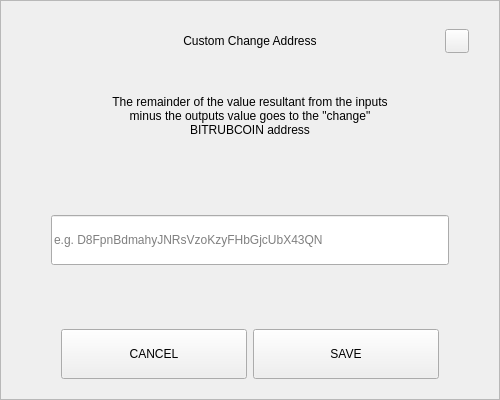
<?xml version="1.0" encoding="UTF-8"?>
<ui version="4.0">
 <class>SendChangeAddressDialog</class>
 <widget class="QDialog" name="SendChangeAddressDialog">
  <property name="geometry">
   <rect>
    <x>0</x>
    <y>0</y>
    <width>500</width>
    <height>400</height>
   </rect>
  </property>
  <property name="windowTitle">
   <string notr="true">N/A</string>
  </property>
  <layout class="QVBoxLayout" name="verticalLayout">
   <property name="spacing">
    <number>0</number>
   </property>
   <property name="leftMargin">
    <number>0</number>
   </property>
   <property name="topMargin">
    <number>0</number>
   </property>
   <property name="rightMargin">
    <number>0</number>
   </property>
   <property name="bottomMargin">
    <number>0</number>
   </property>
   <item>
    <widget class="QFrame" name="frame">
     <property name="styleSheet">
      <string notr="true"/>
     </property>
     <property name="frameShape">
      <enum>QFrame::StyledPanel</enum>
     </property>
     <property name="frameShadow">
      <enum>QFrame::Raised</enum>
     </property>
     <layout class="QVBoxLayout" name="verticalLayout_2" stretch="0,0,0,0,0,0,0">
      <property name="spacing">
       <number>0</number>
      </property>
      <property name="leftMargin">
       <number>30</number>
      </property>
      <property name="topMargin">
       <number>20</number>
      </property>
      <property name="rightMargin">
       <number>30</number>
      </property>
      <property name="bottomMargin">
       <number>20</number>
      </property>
      <item>
       <layout class="QHBoxLayout" name="horizontalLayout_3">
        <property name="spacing">
         <number>0</number>
        </property>
        <item>
         <spacer name="horizontalSpacer_2">
          <property name="orientation">
           <enum>Qt::Horizontal</enum>
          </property>
          <property name="sizeHint" stdset="0">
           <size>
            <width>40</width>
            <height>20</height>
           </size>
          </property>
         </spacer>
        </item>
        <item>
         <widget class="QLabel" name="labelTitle">
          <property name="minimumSize">
           <size>
            <width>0</width>
            <height>40</height>
           </size>
          </property>
          <property name="maximumSize">
           <size>
            <width>16777215</width>
            <height>40</height>
           </size>
          </property>
          <property name="styleSheet">
           <string notr="true">padding-left:24px;</string>
          </property>
          <property name="text">
           <string>Custom Change Address</string>
          </property>
          <property name="alignment">
           <set>Qt::AlignCenter</set>
          </property>
          <property name="margin">
           <number>7</number>
          </property>
         </widget>
        </item>
        <item>
         <spacer name="horizontalSpacer">
          <property name="orientation">
           <enum>Qt::Horizontal</enum>
          </property>
          <property name="sizeHint" stdset="0">
           <size>
            <width>40</width>
            <height>20</height>
           </size>
          </property>
         </spacer>
        </item>
        <item>
         <widget class="QPushButton" name="btnEsc">
          <property name="minimumSize">
           <size>
            <width>24</width>
            <height>24</height>
           </size>
          </property>
          <property name="maximumSize">
           <size>
            <width>24</width>
            <height>24</height>
           </size>
          </property>
          <property name="focusPolicy">
           <enum>Qt::NoFocus</enum>
          </property>
          <property name="text">
           <string/>
          </property>
         </widget>
        </item>
       </layout>
      </item>
      <item>
       <spacer name="verticalSpacer_2">
        <property name="orientation">
         <enum>Qt::Vertical</enum>
        </property>
        <property name="sizeType">
         <enum>QSizePolicy::Fixed</enum>
        </property>
        <property name="sizeHint" stdset="0">
         <size>
          <width>20</width>
          <height>20</height>
         </size>
        </property>
       </spacer>
      </item>
      <item alignment="Qt::AlignHCenter">
       <widget class="QLabel" name="labelMessage">
        <property name="minimumSize">
         <size>
          <width>0</width>
          <height>70</height>
         </size>
        </property>
        <property name="text">
         <string>The remainder of the value resultant from the inputs minus the outputs value goes to the &quot;change&quot; BITRUBCOIN address</string>
        </property>
        <property name="alignment">
         <set>Qt::AlignCenter</set>
        </property>
        <property name="wordWrap">
         <bool>true</bool>
        </property>
       </widget>
      </item>
      <item>
       <spacer name="verticalSpacer_3">
        <property name="orientation">
         <enum>Qt::Vertical</enum>
        </property>
        <property name="sizeHint" stdset="0">
         <size>
          <width>20</width>
          <height>40</height>
         </size>
        </property>
       </spacer>
      </item>
      <item>
       <layout class="QHBoxLayout" name="horizontalLayout_2">
        <property name="spacing">
         <number>0</number>
        </property>
        <property name="leftMargin">
         <number>20</number>
        </property>
        <property name="rightMargin">
         <number>20</number>
        </property>
        <item>
         <widget class="QLineEdit" name="lineEditAddress">
          <property name="minimumSize">
           <size>
            <width>0</width>
            <height>50</height>
           </size>
          </property>
          <property name="placeholderText">
           <string notr="true">e.g. D8FpnBdmahyJNRsVzoKzyFHbGjcUbX43QN</string>
          </property>
         </widget>
        </item>
       </layout>
      </item>
      <item>
       <spacer name="verticalSpacer">
        <property name="orientation">
         <enum>Qt::Vertical</enum>
        </property>
        <property name="sizeHint" stdset="0">
         <size>
          <width>20</width>
          <height>40</height>
         </size>
        </property>
       </spacer>
      </item>
      <item>
       <layout class="QHBoxLayout" name="horizontalLayout" stretch="2,2">
        <property name="spacing">
         <number>6</number>
        </property>
        <property name="leftMargin">
         <number>30</number>
        </property>
        <property name="rightMargin">
         <number>30</number>
        </property>
        <item>
         <widget class="QPushButton" name="btnCancel">
          <property name="minimumSize">
           <size>
            <width>180</width>
            <height>50</height>
           </size>
          </property>
          <property name="focusPolicy">
           <enum>Qt::NoFocus</enum>
          </property>
          <property name="text">
           <string>CANCEL</string>
          </property>
         </widget>
        </item>
        <item>
         <widget class="QPushButton" name="btnSave">
          <property name="minimumSize">
           <size>
            <width>180</width>
            <height>50</height>
           </size>
          </property>
          <property name="focusPolicy">
           <enum>Qt::NoFocus</enum>
          </property>
          <property name="text">
           <string>SAVE</string>
          </property>
         </widget>
        </item>
       </layout>
      </item>
     </layout>
    </widget>
   </item>
  </layout>
 </widget>
 <resources/>
 <connections/>
</ui>
